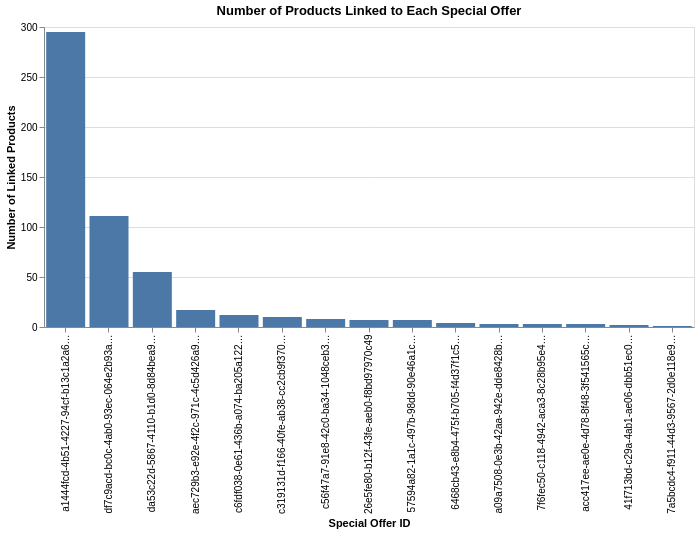

Here is the notebook cell this chart was saved with:
### Code cell
alt.Chart(offer_product_counts).mark_bar().encode(
    x=alt.X("special_offer_id:N", title="Special Offer ID", sort="-y"),
    y=alt.Y("product_count:Q", title="Number of Linked Products"),
    tooltip=["special_offer_id", "product_count"]
).properties(
    title="Number of Products Linked to Each Special Offer",
    width=650,
    height=300
)

### Figure 1 — Vega-Lite specification as saved in the notebook (floating-point values rounded to 4 significant figures)
{"config": {"view": {"continuousWidth": 300, "continuousHeight": 300}}, "data": {"name": "data-649e959792451b3254232af5bf07729d"}, "mark": {"type": "bar"}, "encoding": {"tooltip": [{"field": "special_offer_id", "type": "nominal"}, {"field": "product_count", "type": "quantitative"}], "x": {"field": "special_offer_id", "sort": "-y", "title": "Special Offer ID", "type": "nominal"}, "y": {"field": "product_count", "title": "Number of Linked Products", "type": "quantitative"}}, "height": 300, "title": "Number of Products Linked to Each Special Offer", "width": 650, "$schema": "https://vega.github.io/schema/vega-lite/v5.20.1.json", "datasets": {"data-649e959792451b3254232af5bf07729d": [{"special_offer_id": "a1444fcd-4b51-4227-94cf-b13c1a2a6281", "product_count": 295}, {"special_offer_id": "df7c9acd-bc0c-4ab0-93ec-064e2b93af0d", "product_count": 111}, {"special_offer_id": "da53c22d-5867-4110-b1d0-8d84bea95ab5", "product_count": 55}, {"special_offer_id": "aec729b3-e92e-4f2c-971c-4c5d426a99b9", "product_count": 17}, {"special_offer_id": "c6fdf038-0e61-436b-a074-ba205a1221cc", "product_count": 12}, {"special_offer_id": "c319131d-f166-40fe-ab38-cc2cb9f370d8", "product_count": 10}, {"special_offer_id": "c56f47a7-91e8-42c0-ba34-1048ceb3deb0", "product_count": 8}, {"special_offer_id": "26e5fe80-b12f-43fe-aeb0-f8bd97970c49", "product_count": 7}, {"special_offer_id": "57594a82-1a1c-497b-98dd-90e46a1c045c", "product_count": 7}, {"special_offer_id": "6468cb43-e8b4-475f-b705-f4d37f1c59eb", "product_count": 4}, {"special_offer_id": "a09a7508-0e3b-42aa-942e-dde8428b1f62", "product_count": 3}, {"special_offer_id": "7f6fec50-c118-4942-aca3-8c28b95e489b", "product_count": 3}, {"special_offer_id": "acc417ee-ae0e-4d78-8f48-3f541565c54e", "product_count": 3}, {"special_offer_id": "41f713bd-c29a-4ab1-ae06-dbb51ec03ec0", "product_count": 2}, {"special_offer_id": "7a5bcdc4-f911-44d3-9567-2d0e118e94fd", "product_count": 1}]}}
